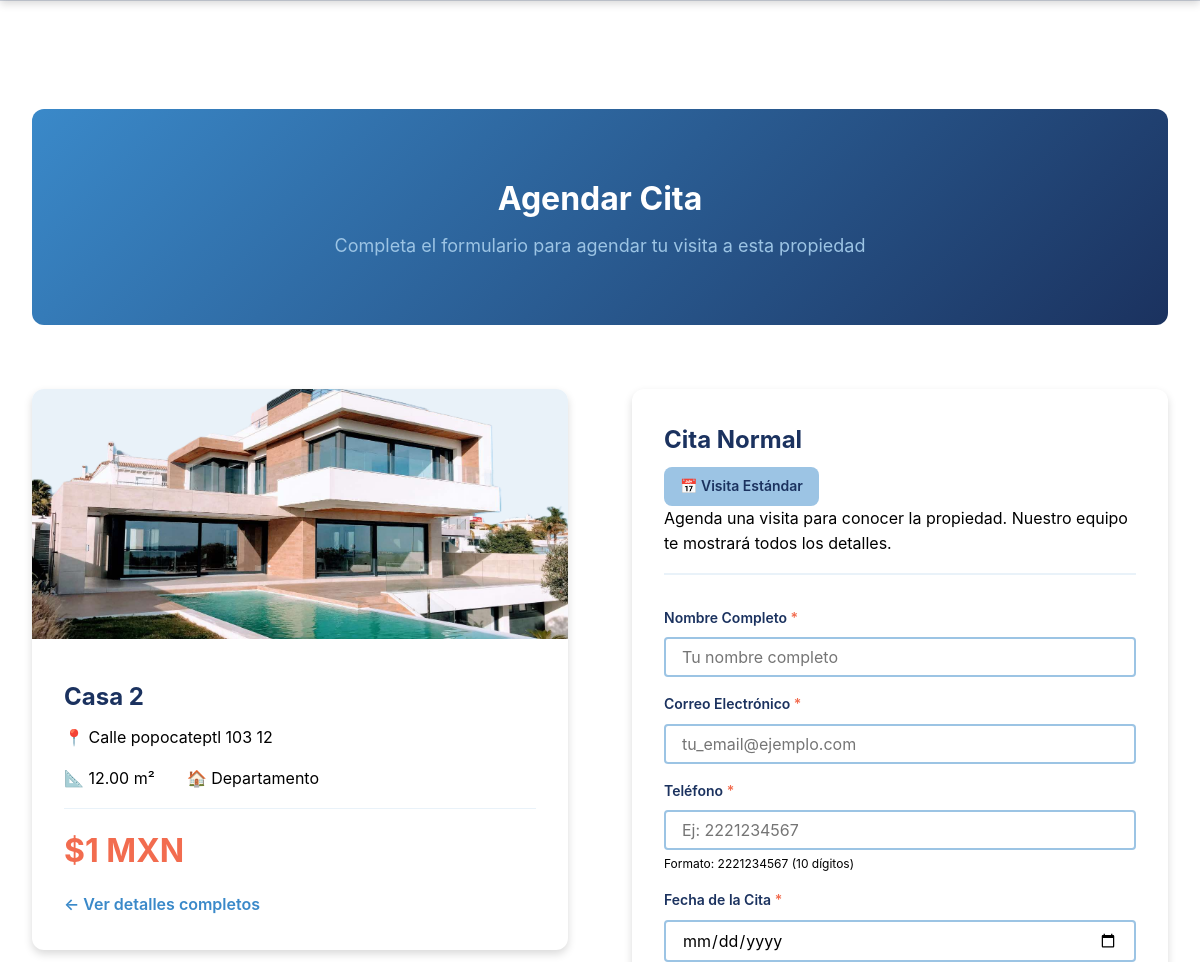
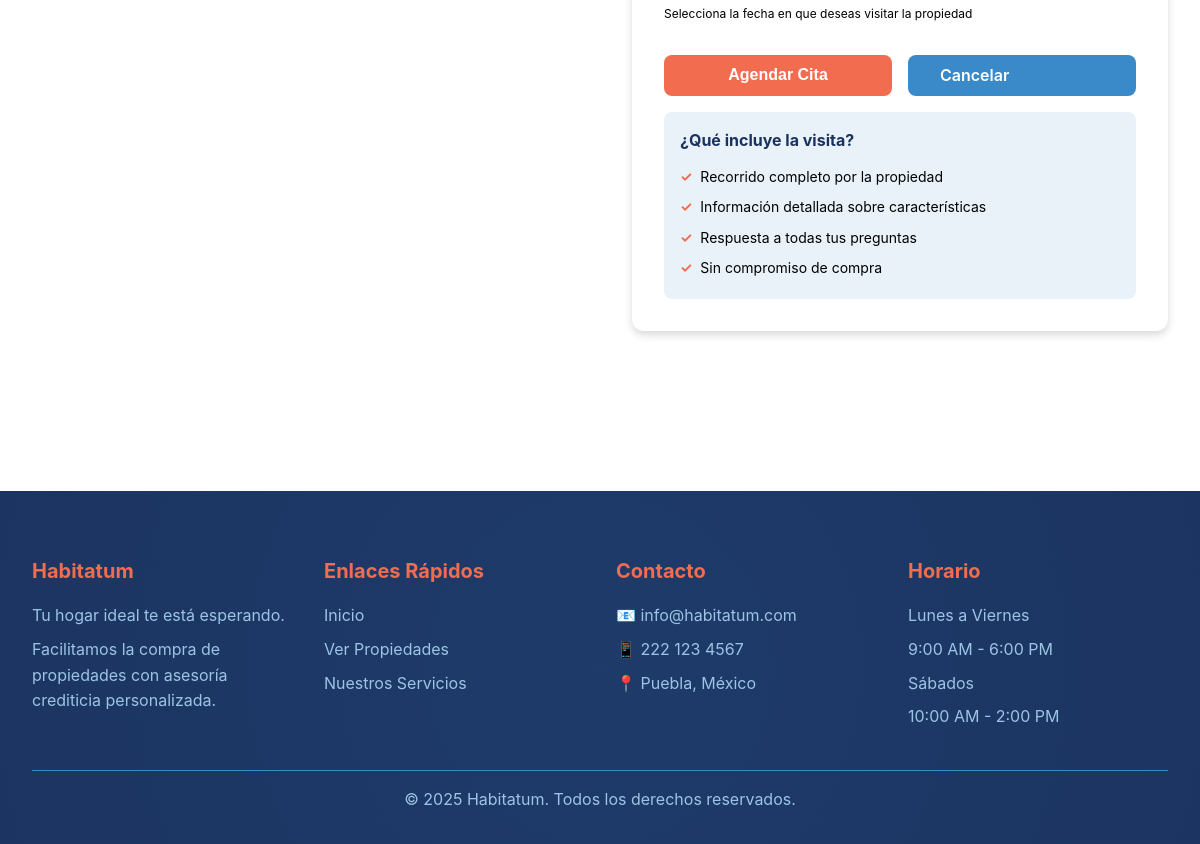
/citas/agendar/normal/5/, run on the app's committed database (2 pictures, top to bottom).
### properties/models.py (models this page shows, shortened)
class Property(models.Model):
    PROPERTY_TYPES = [
        ('casa', 'Casa'),
        ('departamento', 'Departamento'),
        ('terreno', 'Terreno'),
        ('local', 'Local Comercial'),
    ]
    nombre = models.CharField(max_length=200, verbose_name="Nombre de la Propiedad")
    descripcion = models.TextField(verbose_name="Descripción")
    metros_cuadrados = models.DecimalField(
        max_digits=10,
        decimal_places=2,
        validators=[MinValueValidator(0)],
        verbose_name="Metros Cuadrados (m²)"
    )
    tipo_inmueble = models.CharField(
        max_length=50,
        choices=PROPERTY_TYPES,
        verbose_name="Tipo de Inmueble"
    )
    ubicacion = models.CharField(max_length=300, verbose_name="Ubicación")
    precio = models.DecimalField(
        max_digits=12,
        decimal_places=2,
        validators=[MinValueValidator(0)],
        verbose_name="Precio"
    )
    imagen_principal = models.ImageField(
        upload_to='properties/',
        verbose_name="Imagen Principal"
    )
    is_visible = models.BooleanField(
        default=True,
        verbose_name="Visible en el sitio público"
    )
    fecha_creacion = models.DateTimeField(auto_now_add=True)
    fecha_actualizacion = models.DateTimeField(auto_now=True)
    class Meta:
        verbose_name = "Propiedad"
        verbose_name_plural = "Propiedades"
        ordering = ['-fecha_creacion']

### appointments/views.py (the view)
# urls.py: path('agendar/normal/<int:property_id>/', views.create_normal_appointment_view, name='create_normal'),
def create_normal_appointment_view(request, property_id):
    propiedad = get_object_or_404(Property, pk=property_id, is_visible=True)
    if request.method == 'POST':
        form = NormalAppointmentForm(request.POST)
        if form.is_valid():
            fecha_cita = form.cleaned_data['fecha_cita']
            disponible, mensaje_error = verificar_disponibilidad_dia(fecha_cita, 'normal')
            if not disponible:
                messages.error(request, mensaje_error)
                contexto = {
                    'form': form,
                    'propiedad': propiedad,
                    'tipo_cita': 'normal',
                    'titulo_pagina': f'Agendar Cita - {propiedad.nombre}',
                    'fechas_disponibles': obtener_fechas_disponibles_para_template(timezone.now().year, timezone.now().month, 'normal')
                }
                return render(request, 'appointment_form.html', contexto)
            cita = form.save(commit=False)
            cita.property = propiedad
            cita.tipo_cita = 'normal'
            cita.save()
            try:
                enviar_notificacion_nueva_cita(cita)
            except Exception as e:
                print(f"Error al enviar email de notificación: {e}")
            try:
                crear_evento_google_calendar(cita)
            except Exception as e:
                print(f"Error al crear evento en Google Calendar: {e}")
            messages.success(
                request,
                f'¡Cita agendada con éxito para {propiedad.nombre}!'
            )
            return redirect('appointments:confirmation')
        else:
            messages.error(
                request,
                'Por favor corrige los errores en el formulario.'
            )
    else:
        form = NormalAppointmentForm()
    fechas_disponibles = obtener_fechas_disponibles_para_template(
        timezone.now().year,
        timezone.now().month,
        'normal'
    )
    contexto = {
        'form': form,
        'propiedad': propiedad,
        'tipo_cita': 'normal',
        'titulo_pagina': f'Agendar Cita - {propiedad.nombre}',
        'fechas_disponibles': fechas_disponibles
    }
    return render(request, 'appointment_form.html', contexto)

### appointments/views.py (called while the page is built)
def obtener_fechas_disponibles_mes(anio, mes, tipo_cita):
    dias_disponibles = AvailableDay.objects.filter(
        fecha_disponible__year=anio,
        fecha_disponible__month=mes,
        tipo_cita=tipo_cita,
        fecha_disponible__gte=timezone.now().date()  # Solo días futuros
    )
    fechas = []
    for dia in dias_disponibles:
        if dia.esta_disponible():
            fechas.append(dia.fecha_disponible)
    return fechas

def obtener_fechas_disponibles_para_template(anio, mes, tipo_cita):
    fechas = obtener_fechas_disponibles_mes(anio, mes, tipo_cita)
    fechas_iso = [fecha.isoformat() for fecha in fechas]
    return {
        'mes': mes,
        'anio': anio,
        'fechas': fechas,
        'fechas_iso': fechas_iso,
        'total': len(fechas)
    }

### templates/appointment_form.html (shortened to what this page needs)
{% extends 'base.html' %}
{% block content %}
<div class="container">
    <div class="appointment-header">
        <h1>Agendar Cita</h1>
        <p>Completa el formulario para agendar tu visita a esta propiedad</p>
    </div>
    <div class="appointment-layout">
        <div class="property-info-card">
            {% if propiedad.imagen_principal %}
            <img src="{{ propiedad.imagen_principal.url }}" alt="{{ propiedad.nombre }}" class="property-info-image">
            {% else %}
            <div class="property-info-image" style="display: flex; align-items: center; justify-content: center; color: var(--gris-medio);">
                🏠 Sin imagen
            </div>
            {% endif %}
            <div class="property-info-content">
                <h2 class="property-info-title">{{ propiedad.nombre }}</h2>
                <p class="property-info-location">📍 {{ propiedad.ubicacion }}</p>
                <div class="property-info-specs">
                    <span>📐 {{ propiedad.metros_cuadrados }} m²</span>
                    <span>🏠 {{ propiedad.get_tipo_inmueble_display }}</span>
                </div>
                <p class="property-info-price">${{ propiedad.precio|floatformat:0 }} MXN</p>
                <a href="{% url 'properties:property_detail' propiedad.pk %}" class="property-info-link">
                    ← Ver detalles completos
                </a>
            </div>
        </div>
        <div class="appointment-form-card">
            <div class="form-header">
                <h2>
                    {% if tipo_cita == 'normal' %}
                    Cita Normal
                    {% else %}
                    Cita con Asesoría Crediticia
                    {% endif %}
                </h2>
                <span class="form-type-badge {{ tipo_cita }}">
                    {% if tipo_cita == 'normal' %}
                    📅 Visita Estándar
                    {% else %}
                    💼 Asesoría Incluida
                    {% endif %}
                </span>
                <p class="form-description">
                    {% if tipo_cita == 'normal' %}
                    Agenda una visita para conocer la propiedad. Nuestro equipo te mostrará todos los detalles.
                    {% else %}
                    Agenda una cita y recibe asesoría crediticia personalizada basada en tus ingresos y necesidades.
                    {% endif %}
                </p>
            </div>
            <form method="post" class="appointment-form">
                <div class="form-group">
                    <label for="{{ form.nombre_cliente.id_for_label }}">
                        {{ form.nombre_cliente.label }} <span class="required">*</span>
                    </label>
                    {{ form.nombre_cliente }}
                </div>
                <div class="form-group">
                    <label for="{{ form.email_cliente.id_for_label }}">
                        {{ form.email_cliente.label }} <span class="required">*</span>
                    </label>
                    {{ form.email_cliente }}
                </div>
                <div class="form-group">
                    <label for="{{ form.telefono_cliente.id_for_label }}">
                        {{ form.telefono_cliente.label }} <span class="required">*</span>
                    </label>
                    {{ form.telefono_cliente }}
                    <span class="help-text">Formato: 2221234567 (10 dígitos)</span>
                </div>
                <div class="form-group">
                    <label for="{{ form.fecha_cita.id_for_label }}">
                        {{ form.fecha_cita.label }} <span class="required">*</span>
                    </label>
                    {{ form.fecha_cita }}
                    <span class="help-text">Selecciona la fecha en que deseas visitar la propiedad</span>
                </div>
                <div class="form-actions">
                    <button type="submit" class="btn btn-primary">
                        {% if tipo_cita == 'normal' %}
                        Agendar Cita
                        {% else %}
                        Agendar Cita con Asesoría
                        {% endif %}
                    </button>
                    <a href="{% url 'properties:property_detail' propiedad.pk %}" class="btn btn-secondary">
                        Cancelar
                    </a>
                </div>
            </form>
            <div class="additional-info">
                <h4>
                    {% if tipo_cita == 'normal' %}
                    ¿Qué incluye la visita?
                    {% else %}
                    ¿Qué incluye la asesoría?
                    {% endif %}
                </h4>
                <ul>
                    {% if tipo_cita == 'normal' %}
                    <li>Recorrido completo por la propiedad</li>
                    <li>Información detallada sobre características</li>
                    <li>Respuesta a todas tus preguntas</li>
                    <li>Sin compromiso de compra</li>
                    {% else %}
                    <li>Todo lo incluido en la cita normal</li>
                    <li>Análisis de tu capacidad de crédito</li>
                    <li>Opciones de financiamiento personalizadas</li>
                    <li>Asesoría sobre trámites y documentos</li>
                    <li>Apoyo en todo el proceso de compra</li>
                    {% endif %}
                </ul>
            </div>
        </div>
    </div>
</div>
{% endblock %}

### templates/base.html (style rules this page uses)
* { margin: 0; padding: 0; box-sizing: border-box; }
:root { --azul-oscuro: #1B325F; --azul-medio: #9CC4E4; --beige: #E9F2F9; --azul-claro: #3A89C9; --naranja: #F26C4F; --negro: #000000; --blanco: #ffffff; --verde: #28a745; --amarillo: #ffc107; --rojo: #dc3545; --fuente-principal: -apple-system, BlinkMacSystemFont, 'Segoe UI', Roboto, 'Helvetica Neue', Arial, sans-serif; --espacio-sm: 0.5rem; --espacio-md: 1rem; --espacio-lg: 2rem; --espacio-xl: 4rem; --radio-sm: 4px; --radio-md: 8px; --radio-lg: 12px; --sombra-sm: 0 2px 4px rgba(0,0,0,0.1); --sombra-md: 0 4px 8px rgba(0,0,0,0.15); --sombra-lg: 0 8px 16px rgba(0,0,0,0.2); }
body { font-family: var(--fuente-principal); color: var(--negro); line-height: 1.6; background-color: var(--blanco); }
.container { max-width: 1200px; margin: 0 auto; padding: var(--espacio-lg); }
.btn { display: inline-block; padding: var(--espacio-sm) var(--espacio-lg); border-radius: var(--radio-md); text-decoration: none; font-weight: 600; transition: all 0.3s ease; cursor: pointer; border: none; font-size: 1rem; }
.btn-primary { background-color: var(--naranja); color: var(--blanco); }
.btn-secondary { background-color: var(--azul-claro); color: var(--blanco); }

### data on the page
Property: imagen_principal (picture), nombre "Casa 2", ubicacion "Calle popocateptl 103 12", metros_cuadrados "12.00", tipo_inmueble "Departamento", precio "1"
